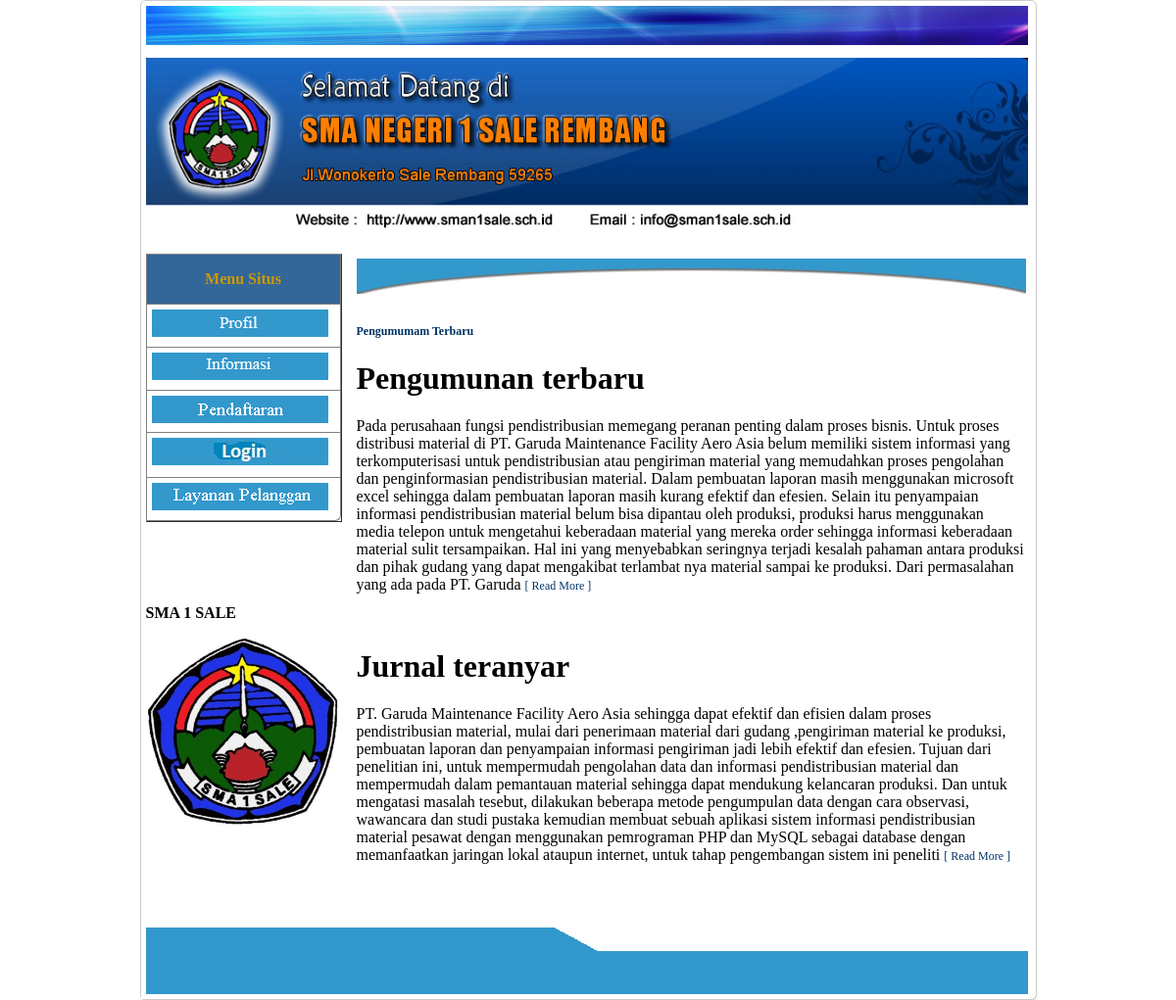
The page / on the database its author committed.
### tables this page shows
CREATE TABLE IF NOT EXISTS `pengumuman` (
  `id` int(11) NOT NULL AUTO_INCREMENT,
  `id_user` int(255) NOT NULL,
  `tanggal` datetime NOT NULL,
  `judul` varchar(200) NOT NULL,
  `deskkripsi` text NOT NULL,
  `ket` varchar(100) NOT NULL,
  PRIMARY KEY (`id`)
);

### slide.php (the view, shortened to what this page needs)
<!DOCTYPE html PUBLIC "-//W3C//DTD XHTML 1.0 Strict//EN"
	"http://www.w3.org/TR/xhtml1/DTD/xhtml1-strict.dtd">
<html xmlns="http://www.w3.org/1999/xhtml" xml:lang="en" lang="en">
<head>
    <link href="../css/style.css" rel="stylesheet" type="text/css" />
</head>
<body>
<h1><a href="">Pengumumam Terbaru</a></h1>
<?php
include 'koneksi/koneksi.php';
                $query = "SELECT * FROM pengumuman";
                $exec  = mysqli_query($conn,$query);
                    while ($rows = mysqli_fetch_array($exec)) {
              ?>
	<div id="page-wrap">
	  <div id="slider">
        <div id="mover">
          <div id="slide-1" class="slide">
            <p class="style1">
          <div class="slide">
            <h1><?php echo $rows['judul'] ?></a></h1>
            <p><?php echo $rows['deskkripsi'] ?><? echo"<a href=\"?page=peserta/detail_informasi&no_info=15\">[ Read More ] </a>" ?>
</p>
        </div>
      </div>
	  <p align="center" style="text-align: center;">&nbsp;</p>
</div>
</body>
<?php
                    }
              ?>
</html>

### index.php (shortened to what this page needs)
<!DOCTYPE html PUBLIC "-//W3C//DTD XHTML 1.0 Transitional//EN" "http://www.w3.org/TR/xhtml1/DTD/xhtml1-transitional.dtd">
<html xmlns="http://www.w3.org/1999/xhtml">
<head>
<link href="css/css.css" rel="stylesheet" type="text/css" />
</head>
<body onload="MM_preloadImages('')">
<table class="bordered" bgcolor="#FFFFFF" width="769" height="745" border="0" align="center" cellpadding="0" cellspacing="0">
  <tr>
    <td height="43" colspan="2" valign="top"><img src="image/desain.jpg" width="900" height="40" border="0" usemap="#Map7" /></td>
  </tr>
  <tr>
    <td height="190" colspan="2" valign="top"><img src="documentation/gbanner2.jpg" width="900" height="180" border="0" usemap="#Map" /></td>
  </tr>
  <tr>
    <td width="211" height="277" valign="top" bgcolor="#FFFFFF"><table width="200" height="274" border="1" cellpadding="0" cellspacing="0">
      <tr>
        <td width="180" height="35" valign="middle" bgcolor="#336699"><div align="center" class="style3">Menu Situs </div></td>
        </tr>
      <tr>
        <td height="28" valign="top" bgcolor="#FFFFFF"><img src="image/3.jpg" name="image1" width="180" height="28" border="0" usemap="#image1Map"  /></a></td>
        </tr>
      <tr>
        <td height="28" valign="top" bgcolor="#FFFFFF"><img src="image/8.jpg" width="180" height="28" border="0" usemap="#Map4" /></td>
      </tr>
      <tr>
        <td height="25" valign="top" bgcolor="#FFFFFF"><img src="image/2.jpg" width="180" height="28" border="0" usemap="#Map3" /></a></td>
        </tr>
      <tr>
        <td height="30" valign="top" bgcolor="#FFFFFF"><img src="image/4.jpg" width="180" height="28" border="0" usemap="#Map5" /></a></td>
        </tr>
      <tr>
        <td height="27" valign="top" bgcolor="#FFFFFF"><img src="image/5.jpg" width="180" height="28" border="0" usemap="#Map6" /></td>
      </tr>
      </table></td>
    <td width="700" rowspan="4" valign="top" bgcolor="#FFFFFF"><table width="100" height="452" border="0" cellpadding="0" cellspacing="0" bgcolor="#FFFFFF">
      <tr>
        <td height="35" valign="top"><img src="image/gambar7.jpg" width="683" height="36" /></td>
        </tr>
      <tr>
        <td valign="top"><p align="justify" class="style2">
          <?php include "slide.php"?>
  <tr>
    <td  height="19" bgcolor="#FFFFFF"><marquee>
    <strong>SMA 1 SALE </strong>
    </marquee></td>
  </tr>
  <tr>
    <td  height="107" valign="top" bgcolor="#FFFFFF"><div align="center"><img src="documentation/logo.jpg" width="200" height="200" /></div></td>
  </tr>
  <tr>
    <td  height="22" bgcolor="#FFFFFF">&nbsp;</td>
  </tr>
  <tr>
    <td height="68" colspan="2" valign="top" bgcolor="#FFFFFF"><img src="image/image7.jpg" width="900" height="68" /></td>
  </tr>
</body>
</html>

### css/css.css (style rules this page uses)
a:link { font-family: "trebuchet MS"; font-size: 12px; color: #003366; text-decoration: none; }

### index.php (style rules this page uses)
.style3 { color: #CC9900; font-weight: bold; }
.bordered { border: solid #ccc 1px; -moz-border-radius: 6px; -webkit-border-radius: 6px; border-radius: 6px; -webkit-box-shadow: 0 1px 1px #ccc; -moz-box-shadow: 0 1px 1px #ccc; box-shadow: 0 1px 1px #ccc; }
.bordered td, .bordered th { border-left: 0px solid #ccc; border-top: 0px solid #ccc; padding: 5px; text-align: left; }
.bordered td:first-child, .bordered th:first-child { border-left: none; }
.bordered tr:last-child td:first-child { -moz-border-radius: 0 0 0 6px; -webkit-border-radius: 0 0 0 6px; border-radius: 0 0 0 6px; }
.bordered tr:last-child td:last-child { -moz-border-radius: 0 0 6px 0; -webkit-border-radius: 0 0 6px 0; border-radius: 0 0 6px 0; }

### slide.php (style rules this page uses)
body { background-color: #FFFFFF; }

### rows shown on the page
pengumuman: judul "Pengumunan terbaru", deskkripsi "Pada perusahaan fungsi pendistribusian memegang peranan penting dalam proses bisnis. Untuk proses distribusi material di PT. Garuda Maintenance Facility Aero Asia belum memiliki sistem informasi yang terkomputerisasi untuk pendistribusian atau pengiriman material yang memudahkan proses pengolahan dan penginformasian pendistribusian material. Dalam pembuatan laporan masih menggunakan microsoft excel sehingga dalam pembuatan laporan masih kurang efektif dan efesien. Selain itu penyampaian informasi pendistribusian material belum bisa dipantau oleh produksi, produksi harus menggunakan media telepon untuk mengetahui keberadaan material yang mereka order sehingga informasi keberadaan material…"
pengumuman: judul "Jurnal teranyar", deskkripsi "PT. Garuda Maintenance Facility Aero Asia sehingga dapat efektif dan efisien dalam proses pendistribusian material, mulai dari penerimaan material dari gudang ,pengiriman material ke produksi, pembuatan laporan dan penyampaian informasi pengiriman jadi lebih efektif dan efesien. Tujuan dari penelitian ini, untuk mempermudah pengolahan data dan informasi pendistribusian material dan mempermudah dalam pemantauan material sehingga dapat mendukung kelancaran produksi. Dan untuk mengatasi masalah tesebut, dilakukan beberapa metode pengumpulan data dengan cara observasi, wawancara dan studi pustaka kemudian membuat sebuah aplikasi sistem informasi pendistribusian material pesawat dengan…"
